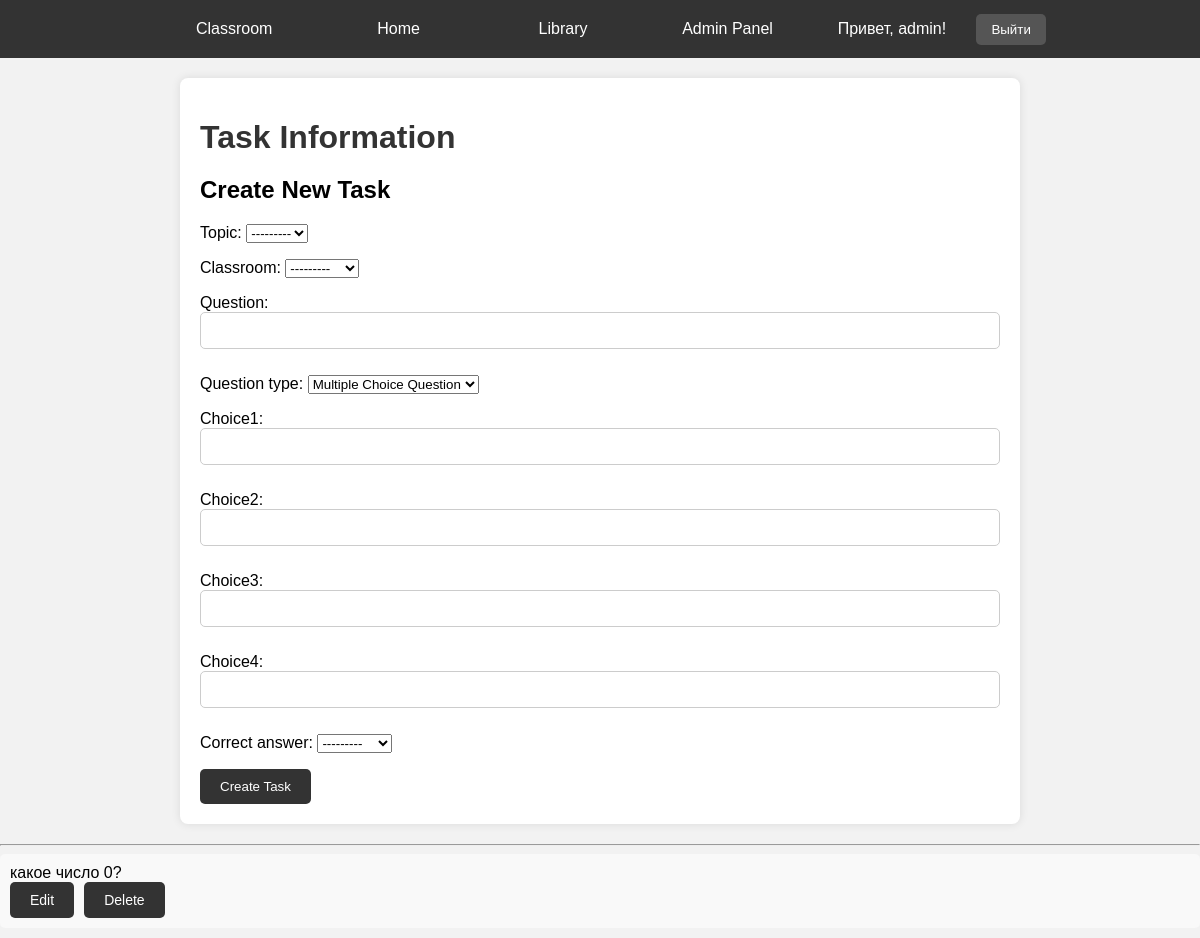
/task_info/ (signed in), run on an earlier commit of the app's database.
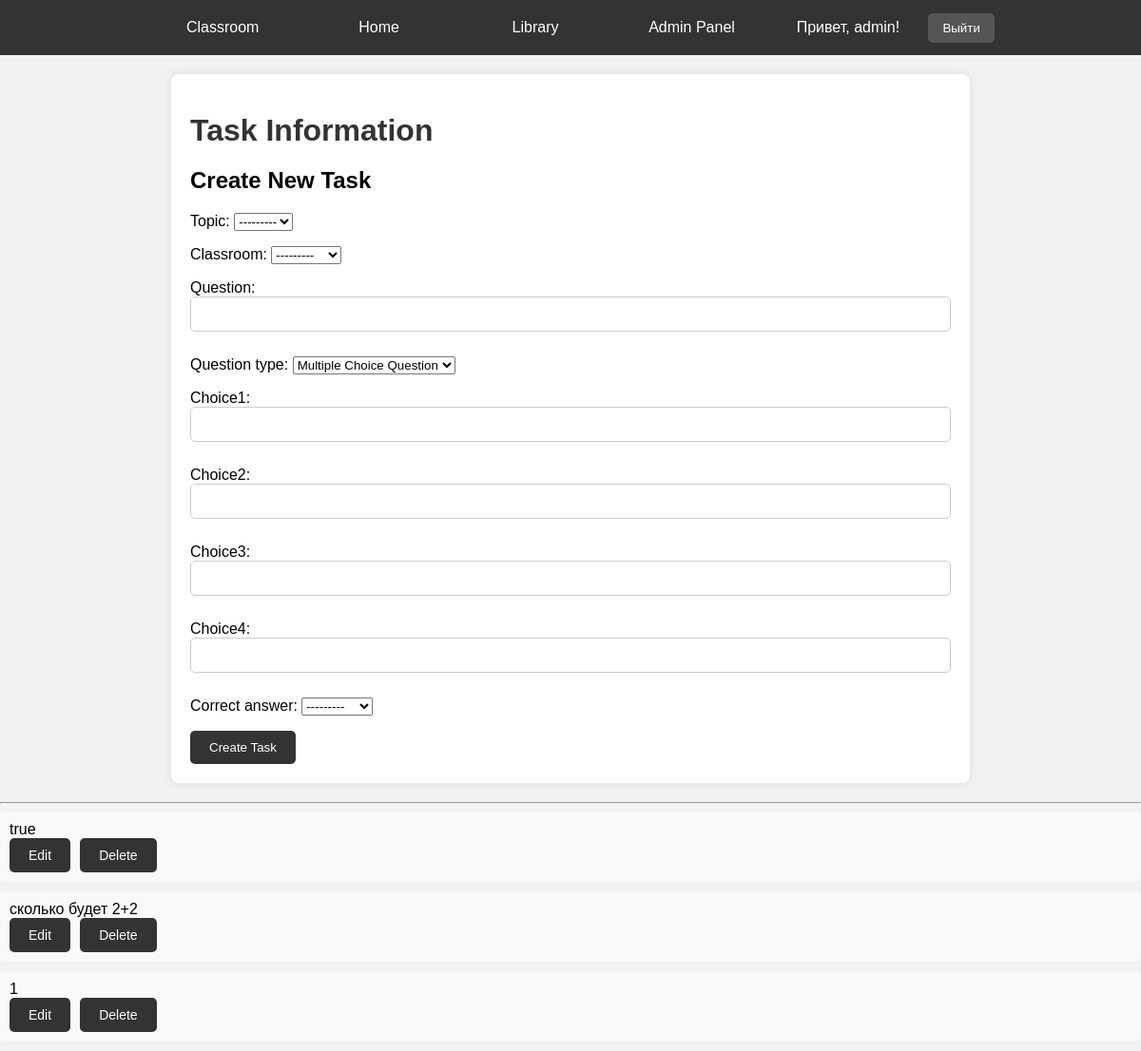
And on a later commit of the database.
### main/models.py (models this page shows, shortened)
class Task(models.Model):
    QUESTION_TYPE_CHOICES = [
        ('MCQ', 'Multiple Choice Question'),
        ('TF', 'True/False Question'),
        ('OQ', 'Open Question'),
    ]
    topic = models.ForeignKey(Topic, on_delete=models.CASCADE, null=True, blank=True)
    classroom = models.ForeignKey(Classroom, on_delete=models.CASCADE, null=True, blank=True)
    question = models.CharField(max_length=255, null=True, blank=True)
    question_type = models.CharField(max_length=10, choices=QUESTION_TYPE_CHOICES, default='MCQ')
    choice1 = models.CharField(max_length=100, blank=True)
    choice2 = models.CharField(max_length=100, blank=True)
    choice3 = models.CharField(max_length=100, blank=True)
    choice4 = models.CharField(max_length=100, blank=True)
    correct_answer = models.CharField(max_length=100, choices=[('choice1', 'Choice 1'), ('choice2', 'Choice 2'), ('choice3', 'Choice 3'), ('choice4', 'Choice 4')], null=True, blank=True)

### main/views.py (the view, shortened to what this page needs)
# urls.py: path('task_info/', views.task_info, name='task_info'),
@staff_member_required(login_url='/')
def task_info(request):
    tasks = Task.objects.all()
    form = TaskForm()
    return render(request, 'admin_templates/task_info.html', {'tasks': tasks, 'form': form})

### main/forms.py
class TaskForm(forms.ModelForm):
    class Meta:
        model = Task
        fields = ['topic', 'classroom', 'question', 'question_type', 'choice1', 'choice2', 'choice3', 'choice4', 'correct_answer']
    def __init__(self, *args, **kwargs):
        super(TaskForm, self).__init__(*args, **kwargs)
        if 'classroom' in self.fields:
            self.fields['classroom'].queryset = Classroom.objects.all()  # Все классы доступны для выбора
        if 'topic' in self.fields:
            self.fields['topic'].queryset = Topic.objects.none()  # Ни один топик пока не доступен
            if 'classroom' in self.data:
                try:
                    classroom_id = int(self.data['classroom'])
                    self.fields['topic'].queryset = Topic.objects.filter(classroom_id=classroom_id)
                except (ValueError, TypeError):
                    pass  # Если не удается получить classroom_id, пропускаем

### main/models.py (called while the page is built)
    def __str__(self):
        return self.name

### main/templates/admin_templates/task_info.html (shortened to what this page needs)
<!DOCTYPE html>
<html lang="en">
<head>
    {% include 'navbar.html' %}
</head>
<body>
    <div class="container">
        <h1>Task Information</h1>
        <div class="create-task-form">
            <h2>Create New Task</h2>
            <form method="post">
                {{ form.as_p }}
                <button type="submit" name="create_task">Create Task</button>
            </form>
        </div>
    </div>
        <hr>
        <ul class="task-list">
            {% for task in tasks %}
                <li class="task-item">
                    {{ task.question }}
                    <div class="task-actions">
                        <a href="{% url 'edit_task' task.id %}" class="edit-button">Edit</a>
                        <form method="post" style="display: inline;">
                            <button type="submit" name="delete_task">Delete</button>
                        </form>
                    </div>
                </li>
            {% endfor %}
        </ul>
</body>
</html>

What changed in the data, as far as the page shows it:
removed Task: question "какое число 0?"
added Task: question "true"
added Task: question "сколько будет 2+2"
added Task: question "1"
